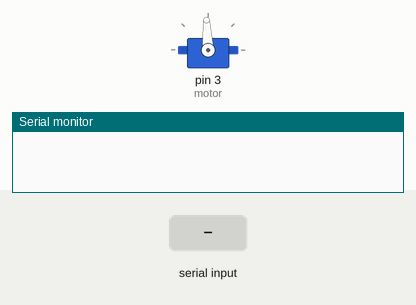
A sketch run on a simulated Arduino Uno, built with avr-gcc and run on an emulated ATmega328P. Parts: servo, the last lines printed to the serial monitor. The inputs (shaded band) are chosen by the test bench.

Above: at 6.2 s.
6.3 s: byte 1 (1) received over Serial
At 7.0 s:
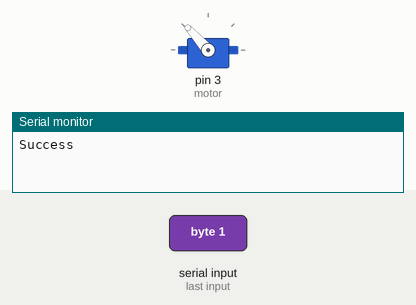
Timing chart, 0 to 9.3 s (numbered marks = the images above; inputs shaded):
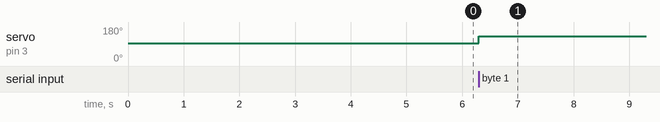

The sketch:

arduino_nano.ino
```cpp
//код для ардуино нано
#include <Servo.h>
#include <SoftwareSerial.h>

int dir;

Servo motor;

void setup() {
  Serial.begin(9600);
  motor.attach(3);
  motor.writeMicroseconds(1500);
  delay(5000);
}

void loop() {
  if (Serial.available()>0){
    dir = Serial.read();
    Serial.print("Success");
  }
  if (dir == 0){
    motor.writeMicroseconds(1500);
  }
  else if (dir == 1){
    motor.writeMicroseconds(1900);
  }
 else if (dir == -1){
  motor.writeMicroseconds(1000);
 }
  }
```

Measured:
- after the input at 6.3 s, servo on pin 3 (motor): 93° → 132° at once
